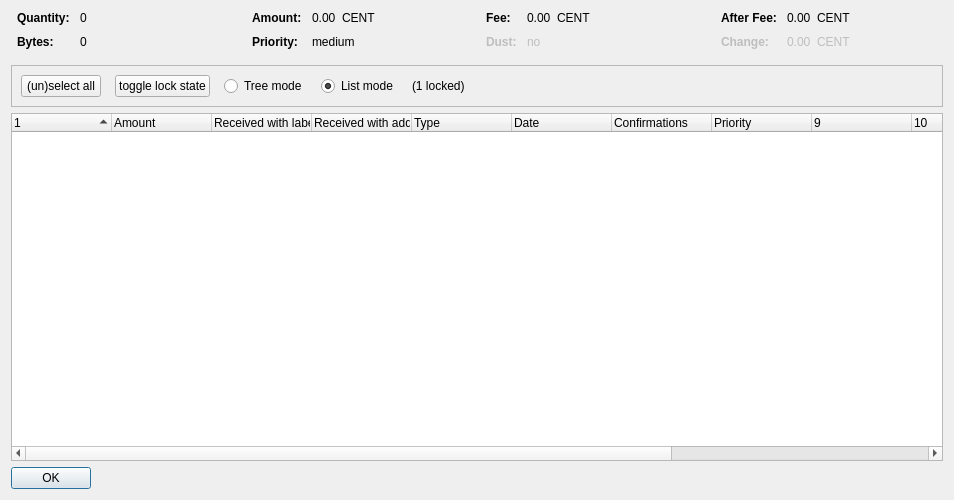
<?xml version="1.0" encoding="UTF-8"?>
<ui version="4.0">
 <class>CoinControlDialog</class>
 <widget class="QDialog" name="CoinControlDialog">
  <property name="geometry">
   <rect>
    <x>0</x>
    <y>0</y>
    <width>954</width>
    <height>500</height>
   </rect>
  </property>
  <property name="windowTitle">
   <string>Coin Selection</string>
  </property>
  <layout class="QVBoxLayout" name="verticalLayout">
   <item>
    <layout class="QHBoxLayout" name="horizontalLayoutTop" stretch="0,0,0,0">
     <property name="topMargin">
      <number>0</number>
     </property>
     <property name="bottomMargin">
      <number>10</number>
     </property>
     <item>
      <layout class="QFormLayout" name="formLayoutCoinControl1">
       <property name="horizontalSpacing">
        <number>10</number>
       </property>
       <property name="verticalSpacing">
        <number>10</number>
       </property>
       <property name="leftMargin">
        <number>6</number>
       </property>
       <property name="rightMargin">
        <number>6</number>
       </property>
       <item row="0" column="0">
        <widget class="QLabel" name="labelCoinControlQuantityText">
         <property name="font">
          <font>
           <weight>75</weight>
           <bold>true</bold>
          </font>
         </property>
         <property name="text">
          <string>Quantity:</string>
         </property>
        </widget>
       </item>
       <item row="0" column="1">
        <widget class="QLabel" name="labelCoinControlQuantity">
         <property name="cursor">
          <cursorShape>IBeamCursor</cursorShape>
         </property>
         <property name="contextMenuPolicy">
          <enum>Qt::ActionsContextMenu</enum>
         </property>
         <property name="text">
          <string notr="true">0</string>
         </property>
         <property name="textInteractionFlags">
          <set>Qt::LinksAccessibleByMouse|Qt::TextSelectableByKeyboard|Qt::TextSelectableByMouse</set>
         </property>
        </widget>
       </item>
       <item row="1" column="0">
        <widget class="QLabel" name="labelCoinControlBytesText">
         <property name="font">
          <font>
           <weight>75</weight>
           <bold>true</bold>
          </font>
         </property>
         <property name="text">
          <string>Bytes:</string>
         </property>
        </widget>
       </item>
       <item row="1" column="1">
        <widget class="QLabel" name="labelCoinControlBytes">
         <property name="cursor">
          <cursorShape>IBeamCursor</cursorShape>
         </property>
         <property name="contextMenuPolicy">
          <enum>Qt::ActionsContextMenu</enum>
         </property>
         <property name="text">
          <string notr="true">0</string>
         </property>
         <property name="textInteractionFlags">
          <set>Qt::LinksAccessibleByMouse|Qt::TextSelectableByKeyboard|Qt::TextSelectableByMouse</set>
         </property>
        </widget>
       </item>
      </layout>
     </item>
     <item>
      <layout class="QFormLayout" name="formLayoutCoinControl2">
       <property name="horizontalSpacing">
        <number>10</number>
       </property>
       <property name="verticalSpacing">
        <number>10</number>
       </property>
       <property name="leftMargin">
        <number>6</number>
       </property>
       <property name="rightMargin">
        <number>6</number>
       </property>
       <item row="0" column="0">
        <widget class="QLabel" name="labelCoinControlAmountText">
         <property name="font">
          <font>
           <weight>75</weight>
           <bold>true</bold>
          </font>
         </property>
         <property name="text">
          <string>Amount:</string>
         </property>
        </widget>
       </item>
       <item row="0" column="1">
        <widget class="QLabel" name="labelCoinControlAmount">
         <property name="cursor">
          <cursorShape>IBeamCursor</cursorShape>
         </property>
         <property name="contextMenuPolicy">
          <enum>Qt::ActionsContextMenu</enum>
         </property>
         <property name="text">
          <string notr="true">0.00  CENT</string>
         </property>
         <property name="textInteractionFlags">
          <set>Qt::LinksAccessibleByMouse|Qt::TextSelectableByKeyboard|Qt::TextSelectableByMouse</set>
         </property>
        </widget>
       </item>
       <item row="1" column="0">
        <widget class="QLabel" name="labelCoinControlPriorityText">
         <property name="font">
          <font>
           <weight>75</weight>
           <bold>true</bold>
          </font>
         </property>
         <property name="text">
          <string>Priority:</string>
         </property>
        </widget>
       </item>
       <item row="1" column="1">
        <widget class="QLabel" name="labelCoinControlPriority">
         <property name="cursor">
          <cursorShape>IBeamCursor</cursorShape>
         </property>
         <property name="contextMenuPolicy">
          <enum>Qt::ActionsContextMenu</enum>
         </property>
         <property name="text">
          <string>medium</string>
         </property>
         <property name="textInteractionFlags">
          <set>Qt::LinksAccessibleByMouse|Qt::TextSelectableByKeyboard|Qt::TextSelectableByMouse</set>
         </property>
        </widget>
       </item>
      </layout>
     </item>
     <item>
      <layout class="QFormLayout" name="formLayoutCoinControl3">
       <property name="horizontalSpacing">
        <number>10</number>
       </property>
       <property name="verticalSpacing">
        <number>10</number>
       </property>
       <property name="leftMargin">
        <number>6</number>
       </property>
       <property name="rightMargin">
        <number>6</number>
       </property>
       <item row="0" column="0">
        <widget class="QLabel" name="labelCoinControlFeeText">
         <property name="font">
          <font>
           <weight>75</weight>
           <bold>true</bold>
          </font>
         </property>
         <property name="text">
          <string>Fee:</string>
         </property>
        </widget>
       </item>
       <item row="0" column="1">
        <widget class="QLabel" name="labelCoinControlFee">
         <property name="cursor">
          <cursorShape>IBeamCursor</cursorShape>
         </property>
         <property name="contextMenuPolicy">
          <enum>Qt::ActionsContextMenu</enum>
         </property>
         <property name="text">
          <string notr="true">0.00  CENT</string>
         </property>
         <property name="textInteractionFlags">
          <set>Qt::LinksAccessibleByMouse|Qt::TextSelectableByKeyboard|Qt::TextSelectableByMouse</set>
         </property>
        </widget>
       </item>
       <item row="1" column="0">
        <widget class="QLabel" name="labelCoinControlLowOutputText">
         <property name="enabled">
          <bool>false</bool>
         </property>
         <property name="font">
          <font>
           <weight>75</weight>
           <bold>true</bold>
          </font>
         </property>
         <property name="text">
          <string>Dust:</string>
         </property>
        </widget>
       </item>
       <item row="1" column="1">
        <widget class="QLabel" name="labelCoinControlLowOutput">
         <property name="enabled">
          <bool>false</bool>
         </property>
         <property name="cursor">
          <cursorShape>IBeamCursor</cursorShape>
         </property>
         <property name="contextMenuPolicy">
          <enum>Qt::ActionsContextMenu</enum>
         </property>
         <property name="text">
          <string>no</string>
         </property>
         <property name="textInteractionFlags">
          <set>Qt::LinksAccessibleByMouse|Qt::TextSelectableByKeyboard|Qt::TextSelectableByMouse</set>
         </property>
        </widget>
       </item>
      </layout>
     </item>
     <item>
      <layout class="QFormLayout" name="formLayoutCoinControl4">
       <property name="horizontalSpacing">
        <number>10</number>
       </property>
       <property name="verticalSpacing">
        <number>10</number>
       </property>
       <property name="leftMargin">
        <number>6</number>
       </property>
       <property name="rightMargin">
        <number>6</number>
       </property>
       <item row="0" column="0">
        <widget class="QLabel" name="labelCoinControlAfterFeeText">
         <property name="font">
          <font>
           <weight>75</weight>
           <bold>true</bold>
          </font>
         </property>
         <property name="text">
          <string>After Fee:</string>
         </property>
        </widget>
       </item>
       <item row="0" column="1">
        <widget class="QLabel" name="labelCoinControlAfterFee">
         <property name="cursor">
          <cursorShape>IBeamCursor</cursorShape>
         </property>
         <property name="contextMenuPolicy">
          <enum>Qt::ActionsContextMenu</enum>
         </property>
         <property name="text">
          <string notr="true">0.00  CENT</string>
         </property>
         <property name="textInteractionFlags">
          <set>Qt::LinksAccessibleByMouse|Qt::TextSelectableByKeyboard|Qt::TextSelectableByMouse</set>
         </property>
        </widget>
       </item>
       <item row="1" column="0">
        <widget class="QLabel" name="labelCoinControlChangeText">
         <property name="enabled">
          <bool>false</bool>
         </property>
         <property name="font">
          <font>
           <weight>75</weight>
           <bold>true</bold>
          </font>
         </property>
         <property name="text">
          <string>Change:</string>
         </property>
        </widget>
       </item>
       <item row="1" column="1">
        <widget class="QLabel" name="labelCoinControlChange">
         <property name="enabled">
          <bool>false</bool>
         </property>
         <property name="cursor">
          <cursorShape>IBeamCursor</cursorShape>
         </property>
         <property name="contextMenuPolicy">
          <enum>Qt::ActionsContextMenu</enum>
         </property>
         <property name="text">
          <string notr="true">0.00  CENT</string>
         </property>
         <property name="textInteractionFlags">
          <set>Qt::LinksAccessibleByMouse|Qt::TextSelectableByKeyboard|Qt::TextSelectableByMouse</set>
         </property>
        </widget>
       </item>
      </layout>
     </item>
    </layout>
   </item>
   <item>
    <widget class="QFrame" name="frame">
     <property name="minimumSize">
      <size>
       <width>0</width>
       <height>40</height>
      </size>
     </property>
     <property name="frameShape">
      <enum>QFrame::StyledPanel</enum>
     </property>
     <property name="frameShadow">
      <enum>QFrame::Sunken</enum>
     </property>
     <layout class="QHBoxLayout" name="horizontalLayout">
      <item>
       <layout class="QHBoxLayout" name="horizontalLayoutPanel" stretch="0,0,0,0,0,0">
        <property name="spacing">
         <number>14</number>
        </property>
        <item>
         <widget class="QPushButton" name="pushButtonSelectAll">
          <property name="sizePolicy">
           <sizepolicy hsizetype="Maximum" vsizetype="Fixed">
            <horstretch>0</horstretch>
            <verstretch>0</verstretch>
           </sizepolicy>
          </property>
          <property name="text">
           <string>(un)select all</string>
          </property>
          <property name="autoDefault">
           <bool>false</bool>
          </property>
         </widget>
        </item>
        <item>
         <widget class="QPushButton" name="pushButtonToggleLock">
          <property name="sizePolicy">
           <sizepolicy hsizetype="Maximum" vsizetype="Fixed">
            <horstretch>0</horstretch>
            <verstretch>0</verstretch>
           </sizepolicy>
          </property>
          <property name="text">
           <string>toggle lock state</string>
          </property>
          <property name="autoDefault">
           <bool>false</bool>
          </property>
         </widget>
        </item>
        <item>
         <widget class="QRadioButton" name="radioTreeMode">
          <property name="sizePolicy">
           <sizepolicy hsizetype="Maximum" vsizetype="Fixed">
            <horstretch>0</horstretch>
            <verstretch>0</verstretch>
           </sizepolicy>
          </property>
          <property name="text">
           <string>Tree mode</string>
          </property>
         </widget>
        </item>
        <item>
         <widget class="QRadioButton" name="radioListMode">
          <property name="sizePolicy">
           <sizepolicy hsizetype="Maximum" vsizetype="Fixed">
            <horstretch>0</horstretch>
            <verstretch>0</verstretch>
           </sizepolicy>
          </property>
          <property name="text">
           <string>List mode</string>
          </property>
          <property name="checked">
           <bool>true</bool>
          </property>
         </widget>
        </item>
        <item>
         <widget class="QLabel" name="labelLocked">
          <property name="text">
           <string>(1 locked)</string>
          </property>
         </widget>
        </item>
        <item>
         <spacer name="horizontalSpacer">
          <property name="orientation">
           <enum>Qt::Horizontal</enum>
          </property>
          <property name="sizeHint" stdset="0">
           <size>
            <width>40</width>
            <height>20</height>
           </size>
          </property>
         </spacer>
        </item>
       </layout>
      </item>
     </layout>
    </widget>
   </item>
   <item>
    <widget class="CoinControlTreeWidget" name="treeWidget">
     <property name="contextMenuPolicy">
      <enum>Qt::CustomContextMenu</enum>
     </property>
     <property name="sortingEnabled">
      <bool>false</bool>
     </property>
     <property name="columnCount">
      <number>13</number>
     </property>
     <attribute name="headerShowSortIndicator" stdset="0">
      <bool>true</bool>
     </attribute>
     <attribute name="headerStretchLastSection">
      <bool>false</bool>
     </attribute>
     <column>
      <property name="text">
       <string/>
      </property>
     </column>
     <column>
      <property name="text">
       <string>Amount</string>
      </property>
     </column>
     <column>
      <property name="text">
       <string>Received with label</string>
      </property>
     </column>
     <column>
      <property name="text">
       <string>Received with address</string>
      </property>
     </column>
     <column>
      <property name="text">
	<string>Type</string>
      </property>
     </column>
     <column>
      <property name="text">	 
       <string>Date</string>
      </property>
     </column>
     <column>
      <property name="text">
       <string>Confirmations</string>
      </property>
      <property name="toolTip">
       <string>Confirmed</string>
      </property>
     </column>
     <column>
      <property name="text">
       <string>Priority</string>
      </property>
     </column>
     <column>
      <property name="text">
       <string/>
      </property>
     </column>
     <column>
      <property name="text">
       <string/>
      </property>
     </column>
     <column>
      <property name="text">
       <string/>
      </property>
     </column>
     <column>
      <property name="text">
       <string/>
      </property>
     </column>
     <column>
      <property name="text">
       <string/>
      </property>
     </column>
    </widget>
   </item>
   <item>
    <widget class="QDialogButtonBox" name="buttonBox">
     <property name="sizePolicy">
      <sizepolicy hsizetype="Maximum" vsizetype="Fixed">
       <horstretch>0</horstretch>
       <verstretch>0</verstretch>
      </sizepolicy>
     </property>
     <property name="orientation">
      <enum>Qt::Horizontal</enum>
     </property>
     <property name="standardButtons">
      <set>QDialogButtonBox::Ok</set>
     </property>
    </widget>
   </item>
  </layout>
 </widget>
 <customwidgets>
  <customwidget>
   <class>CoinControlTreeWidget</class>
   <extends>QTreeWidget</extends>
   <header>coincontroltreewidget.h</header>
  </customwidget>
 </customwidgets>
 <resources/>
 <connections/>
</ui>
